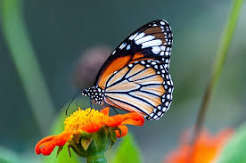
#> input picture Week 1/Day 3/image1.jpg, 246 x 163 px
$ python ROI.py
#> lines starting #> are read from the running program, lines starting #| are printed output that depends on the picture
import cv2

img=cv2.imread("image1.jpg")
#> img is the input picture: shape (163, 246, 3); mean B, G, R 90.1, 109.6, 97.7

roi=img[15:120,70:190]
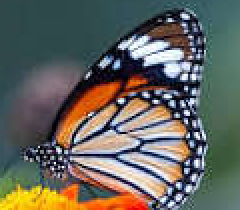
#> roi: shape (105, 120, 3) (shown 2 times larger); mean B, G, R 94.9, 102.3, 102.1

cv2.imshow("ROI",roi)
cv2.imwrite("roi.jpg",roi)
cv2.waitKey(0)
cv2.destroyAllWindows()
